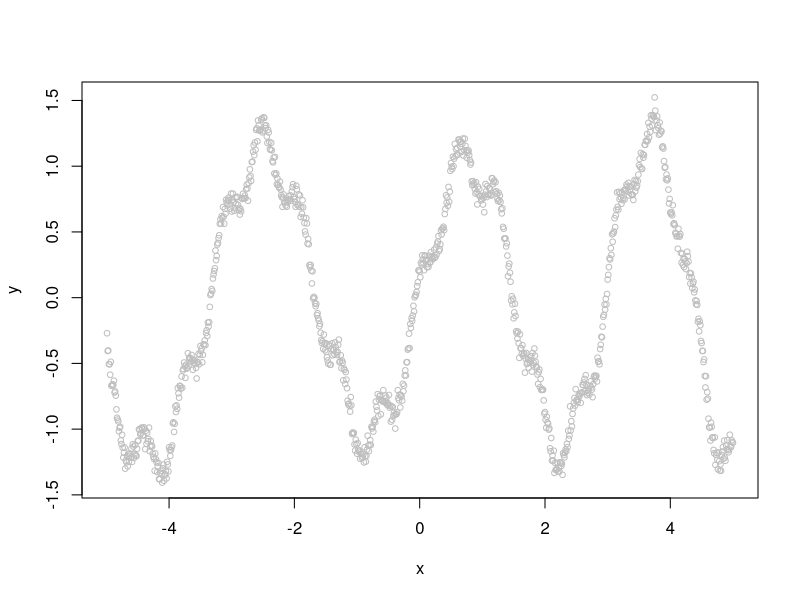

The R script that drew this image: (Note: this script raises an error after producing the figure.)
## ---- chunk 1
knitr::opts_chunk$set(echo = FALSE)
## ---- chunk 2
# Simulate noisy data
x <- 1:1000 / 100 - 5
y <- exp(abs(x) / 20) * sin(2 * x + (x / 5) ^ 2) + cos(10 * x) / 5 + 
        rnorm(length(x), sd = 0.05)
# Plot the data                                                                          
plot(x, y, cex = 0.75, col = "Gray")
## ---- chunk 3
knitr::include_graphics("demo.png")
